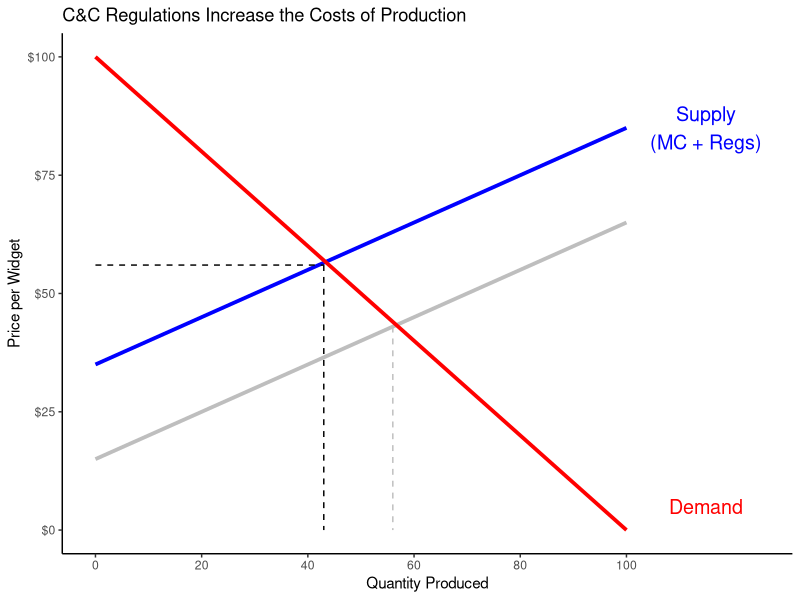
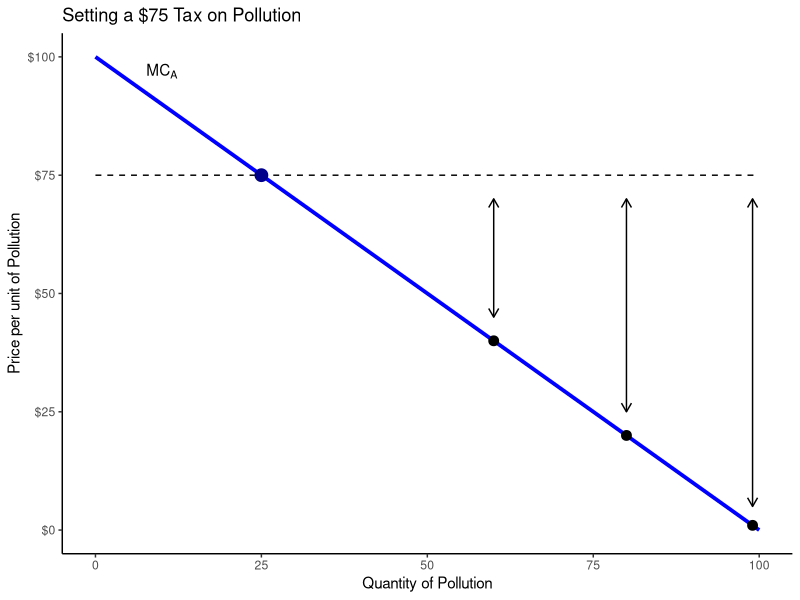
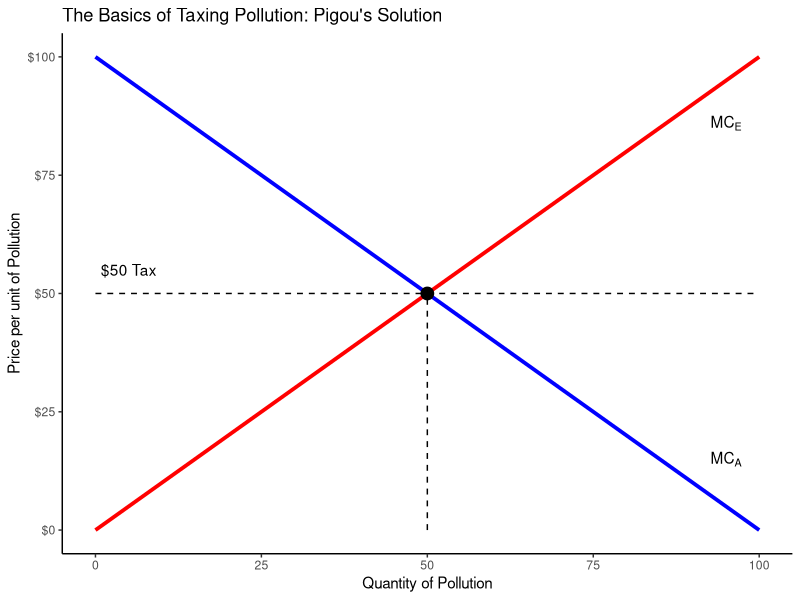
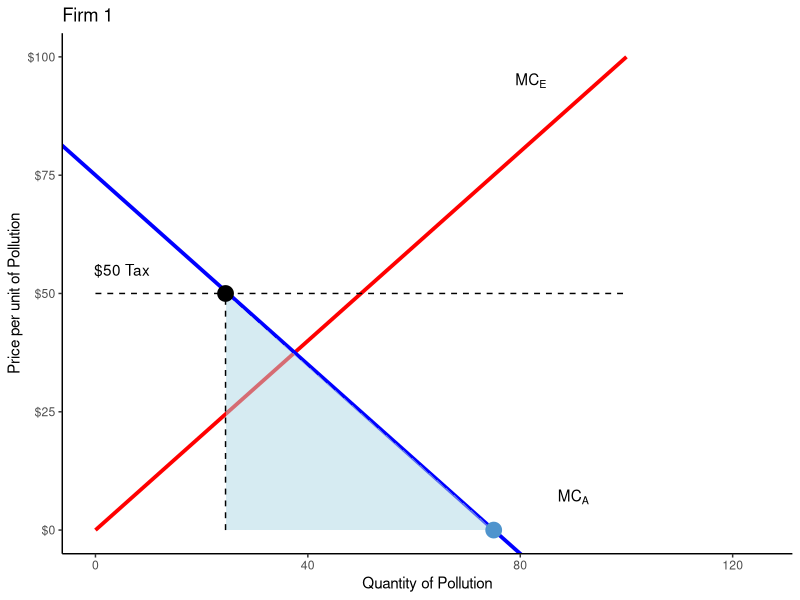
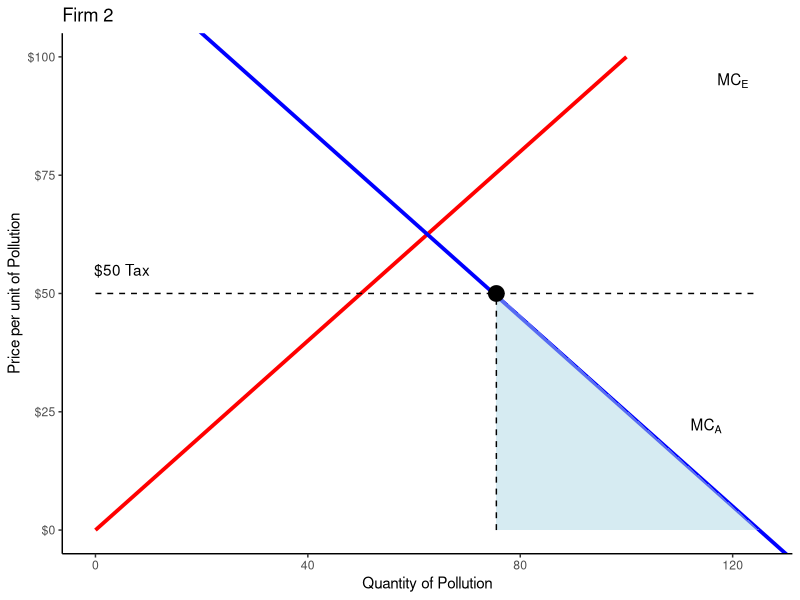
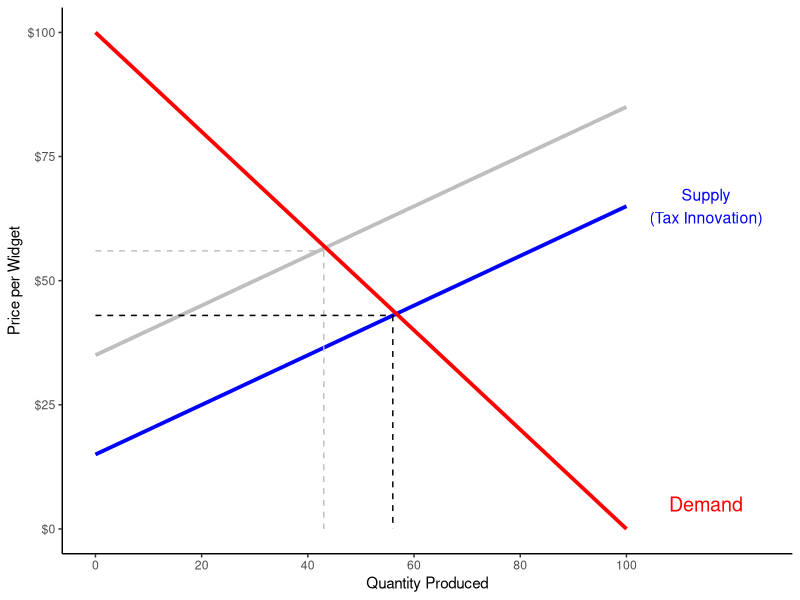
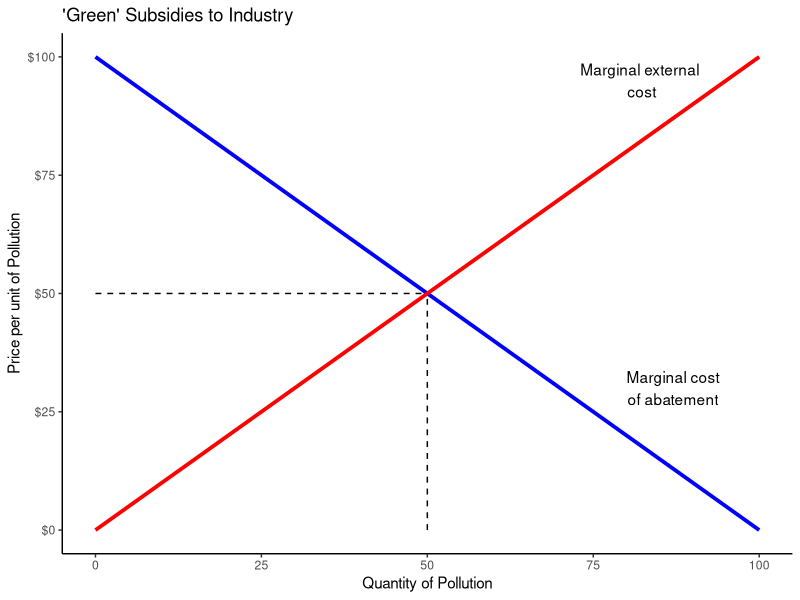
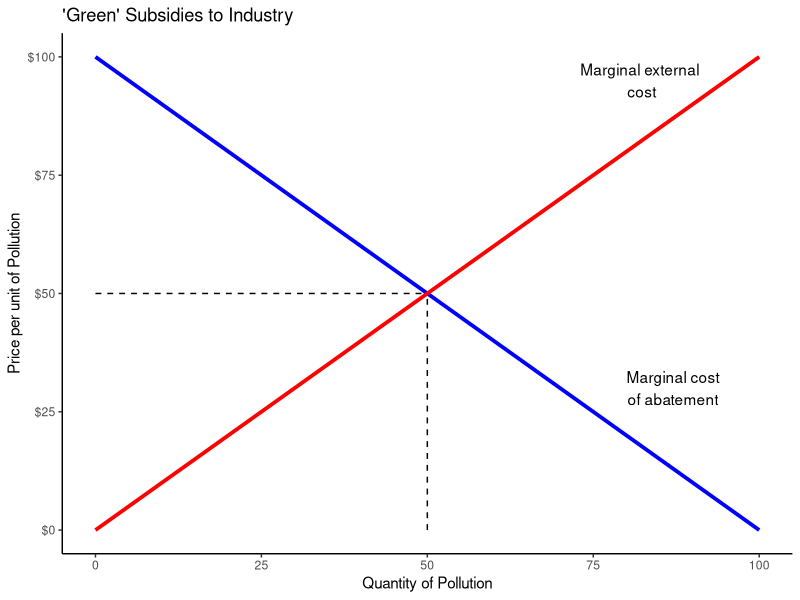

These figures' R source, in order: (Note: this script raises an error after producing the figures.)
## ---- chunk 1
##xaringan::inf_mr()
## For offline work: https://bookdown.org/yihui/rmarkdown/some-tips.html#working-offline
## Images not appearing? Put images folder inside the libs folder as that is the main data directory

library(tidyverse)
library(readxl)
##library(stargazer)
##library(kableExtra)
##library(modelr)

knitr::opts_chunk$set(echo = FALSE,
                      eval = TRUE,
                      error = FALSE,
                      message = FALSE,
                      warning = FALSE,
                      comment = NA)

library(gganimate)
## ---- chunk 2
tibble(
  Price = 1:100,
  Quantity = 100:1
) |>
  ggplot(aes(x = Quantity, y = Price)) +
  geom_point(color = "white") +
  theme_classic() +
  coord_cartesian(xlim = c(0, 125)) +
  scale_x_continuous(breaks = seq(0, 100, 20)) +
  scale_y_continuous(labels = scales::dollar_format()) +
  labs(x = "Quantity Produced", y = "Price per Widget",
       title = "C&C Regulations Increase the Costs of Production") +
  annotate("segment", x = 0, xend = 100, y = 15, yend = 65, color = "grey", linewidth = 1.3) +
  annotate("segment", x = 0, xend = 100, y = 35, yend = 85, color = "blue", linewidth = 1.3) +
  annotate("text", x = 115, y = 85, label = "Supply\n(MC + Regs)", size = 5, color = "blue", hjust = .5) +
  annotate("segment", x = 0, xend = 100, y = 100, yend = 0, color = "red", linewidth = 1.3) +
  annotate("text", x = 115, y = 5, label = "Demand", size = 5, color = "red", hjust = .5) +
  annotate("segment", x = 56, xend = 56, y = 43, yend = 0, linetype = "dashed", color = "grey") +
  annotate("segment", x = 43, xend = 43, y = 56, yend = 0, linetype = "dashed") +
  annotate("segment", x = 0, xend = 43, y = 56, yend = 56, linetype = "dashed")
## ---- chunk 3
## Hypothetical $75 tax
tibble(
  Abatement_cost = 0:100,
  Pollution = 0:100
) |>
  ggplot(aes(x = Pollution, y = Abatement_cost)) +
  geom_point(color = "white") +
  theme_classic() +
  #coord_cartesian(xlim = c(0, 125)) +
  scale_x_continuous(breaks = seq(0, 100, 25), limits = c(0,100)) +
  scale_y_continuous(breaks = seq(0, 100, 25), labels = str_c("$", seq(0, 100, 25))) +
  labs(x = "Quantity of Pollution", y = "Price per unit of Pollution")  +
  annotate("segment", x = 0, xend = 100, y = 100, yend = 0, color = "blue", size = 1.3) +
  annotate("text", x = 10, y = 97, label = "MC[A]", parse=TRUE) +
  annotate("segment", x = 0, xend = 100, y = 75, yend = 75, linetype = "dashed") +
  ggtitle("Setting a $75 Tax on Pollution") +
  annotate("point", x = 25, y = 75, color = "darkblue", size = 4) +
  annotate("segment", x = 99, xend = 99, y = 70, yend = 5, arrow = arrow(ends = "both", length = unit(0.1, "inches"))) +
  annotate("point", x = 99, y = 1, size = 3) +
  annotate("segment", x = 80, xend = 80, y = 70, yend = 25, arrow = arrow(ends = "both", length = unit(0.1, "inches"))) +
  annotate("point", x = 80, y = 20, size = 3) +
  annotate("segment", x = 60, xend = 60, y = 70, yend = 45, arrow = arrow(ends = "both", length = unit(0.1, "inches"))) +
  annotate("point", x = 60, y = 40, size = 3)
## ---- chunk 4
## Set a tax at the equilibrium, $50 per unit
tibble(
  Abatement_cost = 0:100,
  Pollution = 0:100
) |>
  ggplot(aes(x = Pollution, y = Abatement_cost)) +
  geom_point(color = "white") +
  theme_classic() +
  #coord_cartesian(xlim = c(0, 125)) +
  scale_x_continuous(breaks = seq(0, 100, 25), limits = c(0,100)) +
  scale_y_continuous(breaks = seq(0, 100, 25), labels = str_c("$", seq(0, 100, 25))) +
  labs(x = "Quantity of Pollution", y = "Price per unit of Pollution")  +
  annotate("text", x = 95, y = 15, label = "MC[A]", parse=TRUE) +
  annotate("text", x = 95, y = 86, label = "MC[E]", parse=TRUE) +
  annotate("segment", x = 0, xend = 100, y = 100, yend = 0, color = "blue", size = 1.3) +
  annotate("segment", x = 0, xend = 100, y = 0, yend = 100, color = "red", size = 1.3) +
  annotate("segment", x = 50, xend = 50, y = 0, yend = 50, linetype = "dashed") +
  annotate("segment", x = 0, xend = 100, y = 50, yend = 50, linetype = "dashed") +
  ggtitle("The Basics of Taxing Pollution: Pigou's Solution") +
  annotate("point", x = 50, y = 50, size = 4) +
  annotate("text", x = 5, y = 55, label = "$50 Tax")
## ---- chunk 5
## Niskanen examples in Fig 2a and 2b
## Green tax approach: $50 tax
tibble(
  Abatement_cost = 0:100,
  Pollution = 0:100
) |>
  ggplot(aes(x = Pollution, y = Abatement_cost)) +
  geom_point(color = "white") +
  theme_classic() +
  #coord_cartesian(xlim = c(0, 125)) +
  #scale_x_continuous(breaks = seq(0, 100, 25), limits = c(0,100)) +
  scale_y_continuous(breaks = seq(0, 100, 25), labels = str_c("$", seq(0, 100, 25))) +
  labs(x = "Quantity of Pollution", y = "Price per unit of Pollution") +
  annotate("segment", x = 0, xend = 100, y = 0, yend = 100, color = "red", linewidth = 1.3) +
  annotate("text", x = 82, y = 95, label = "MC[E]", parse=TRUE) +
  geom_abline(intercept = 75, slope = -1, color = "blue", linewidth = 1.3) +
  annotate("text", x = 90, y = 7, label = "MC[A]", parse=TRUE) +
  ggtitle("Firm 1") +
  coord_cartesian(xlim = c(0, 125)) +
  annotate("polygon", x = c(24.5, 75, 24.5), y = c(0, 0, 50), fill = "lightblue", alpha = .5) +
  annotate("point", x = 75, y = 0, size = 5, color = "steelblue3") +
  annotate("segment", x = 0, xend = 100, y = 50, yend = 50, linetype = "dashed") +
  annotate("point", x = 24.5, y = 50, size = 5) +
  annotate("segment", x = 24.5, xend = 24.5, y = 0, yend = 50, linetype = "dashed") +
  annotate("text", x = 5, y = 55, label = "$50 Tax")
## ---- chunk 6
tibble(
  Abatement_cost = 0:100,
  Pollution = 0:100
) |>
  ggplot(aes(x = Pollution, y = Abatement_cost)) +
  geom_point(color = "white") +
  theme_classic() +
  #coord_cartesian(xlim = c(0, 125)) +
  #scale_x_continuous(breaks = seq(0, 100, 25), limits = c(0,100)) +
  scale_y_continuous(breaks = seq(0, 100, 25), labels = str_c("$", seq(0, 100, 25))) +
  labs(x = "Quantity of Pollution", y = "Price per unit of Pollution") +
  annotate("segment", x = 0, xend = 100, y = 0, yend = 100, color = "red", linewidth = 1.3) +
  annotate("text", x = 120, y = 95, label = "MC[E]", parse=TRUE) +
  geom_abline(intercept = 125, slope = -1, color = "blue", linewidth = 1.3) +
  annotate("text", x = 115, y = 22, label = "MC[A]", parse=TRUE) +
  ggtitle("Firm 2") +
  coord_cartesian(xlim = c(0, 125)) +
  annotate("polygon", x = c(75.5, 125, 75.5), y = c(0, 0, 50), fill = "lightblue", alpha = .5) +
  annotate("point", x = 75.5, y = 50, size = 5) +
  annotate("segment", x = 0, xend = 125, y = 50, yend = 50, linetype = "dashed") +
  annotate("segment", x = 75.5, xend = 75.5, y = 0, yend = 50, linetype = "dashed") +
  annotate("text", x = 5, y = 55, label = "$50 Tax")
## ---- chunk 7
tibble(
  Price = 1:100,
  Quantity = 100:1
) |>
  ggplot(aes(x = Quantity, y = Price)) +
  geom_point(color = "white") +
  theme_classic() +
  coord_cartesian(xlim = c(0, 125)) +
  scale_x_continuous(breaks = seq(0, 100, 20)) +
  scale_y_continuous(labels = scales::dollar_format()) +
  labs(x = "Quantity Produced", y = "Price per Widget") +
  annotate("segment", x = 0, xend = 100, y = 15, yend = 65, color = "blue", linewidth = 1.3) +
  annotate("segment", x = 0, xend = 100, y = 35, yend = 85, color = "grey", linewidth = 1.3) +
  annotate("text", x = 115, y = 65, label = "Supply\n(Tax Innovation)", size = 4, color = "blue", hjust = .5) +
  annotate("segment", x = 0, xend = 100, y = 100, yend = 0, color = "red", linewidth = 1.3) +
  annotate("text", x = 115, y = 5, label = "Demand", size = 5, color = "red", hjust = .5) +
  annotate("segment", x = 56, xend = 56, y = 43, yend = 0, linetype = "dashed") +
  annotate("segment", x = 43, xend = 43, y = 56, yend = 0, linetype = "dashed", color = "grey") +
  annotate("segment", x = 0, xend = 43, y = 56, yend = 56, linetype = "dashed", color = "grey") +
  annotate("segment", x = 0, xend = 56, y = 43, yend = 43, linetype = "dashed")
## ---- chunk 8
tibble(
  Abatement_cost = 0:100,
  Pollution = 0:100
) |>
  ggplot(aes(x = Pollution, y = Abatement_cost)) +
  geom_point(color = "white") +
  theme_classic() +
  scale_y_continuous(breaks = seq(0, 100, 25), labels = str_c("$", seq(0, 100, 25))) +
  labs(x = "Quantity of Pollution", y = "Price per unit of Pollution") +
  annotate("segment", x = 0, xend = 100, y = 100, yend = 0, color = "blue", linewidth = 1.3) +
  annotate("text", x = 87, y = 30, label = "Marginal cost\nof abatement") +
  annotate("segment", x = 0, xend = 100, y = 0, yend = 100, color = "red", linewidth = 1.3) +
  annotate("text", x = 82, y = 95, label = "Marginal external\n cost") +
  annotate("segment", x = 50, xend = 50, y = 0, yend = 50, linetype = "dashed") +
  annotate("segment", x = 0, xend = 50, y = 50, yend = 50, linetype = "dashed") +
  ggtitle("'Green' Subsidies to Industry")
## ---- chunk 9
tibble(
  Abatement_cost = 0:100,
  Pollution = 0:100
) |>
  ggplot(aes(x = Pollution, y = Abatement_cost)) +
  geom_point(color = "white") +
  theme_classic() +
  scale_y_continuous(breaks = seq(0, 100, 25), labels = str_c("$", seq(0, 100, 25))) +
  labs(x = "Quantity of Pollution", y = "Price per unit of Pollution") +
  annotate("segment", x = 0, xend = 100, y = 100, yend = 0, color = "blue", linewidth = 1.3) +
  annotate("text", x = 87, y = 30, label = "Marginal cost\nof abatement") +
  annotate("segment", x = 0, xend = 100, y = 0, yend = 100, color = "red", linewidth = 1.3) +
  annotate("text", x = 82, y = 95, label = "Marginal external\n cost") +
  annotate("segment", x = 50, xend = 50, y = 0, yend = 50, linetype = "dashed") +
  annotate("segment", x = 0, xend = 50, y = 50, yend = 50, linetype = "dashed") +
  ggtitle("'Green' Subsidies to Industry")
## ---- chunk 10
## Cleaner Firm: Animate increasing demand line
d10b <- tibble(
  Quantity = 1:100,
  Demand1 = 100 - 1*Quantity,
  Demand2 = 120 - 1*Quantity,
  Supply = 0 + 1*Quantity
) |>
  pivot_longer(cols = Demand1:Demand2, names_to = "Scenario", values_to = "Value")

d10b |>
  ggplot(aes(x = Quantity)) +
  annotate("segment", x = 0, xend = 100, y = 100, yend = 0, color = "darkgrey", linewidth = 1.25) +
  geom_line(aes(y = Value), color = "red", linewidth = 1.2) +
  geom_line(aes(y = Supply), color = "blue", linewidth = 1.2) +
  theme_classic() +
  coord_cartesian(xlim = c(0, 125)) +
  scale_x_continuous(breaks = seq(0, 100, 20)) +
  scale_y_continuous(breaks = seq(0, 100, 20), limits = c(0, 100)) +
  labs(x = "Quantity Produced", y = "Price per Widget",
       title = "Boosting a Clean Firm") +
  annotate("text", x = 115, y = 5, label = "Demand", size = 5, color = "red", hjust = .5) +
  annotate("text", x = 119, y = 85, label = "Supply\n(MC)", size = 5, color = "blue", hjust = .5) +
  transition_states(Scenario, wrap=FALSE)
## ---- chunk 11
knitr::include_graphics('libs/Images/12-1-consumers_v2.png')
## ---- chunk 12
knitr::include_graphics('libs/Images/12-1-manufacturing_v2.png')
## ---- chunk 13
knitr::include_graphics('libs/Images/12-1-Borenstein2016-FigA.png')
## ---- chunk 14
knitr::include_graphics('libs/Images/12-1-Borenstein2016-FigC.png')
## ---- chunk 15
## Non-refundable $1,000 Credit
nonref <- tibble(
  Policy = "Non-refundable",
  Taxes = seq(0, 2000, 100),
  Subsidy = 1000
  ) |>
  mutate(
    Net = if_else(Taxes - Subsidy < 0, Taxes, Subsidy)
  )

nonref |>
  ggplot(aes(x = Taxes, y = Net)) +
  geom_line(color = "red", linewidth = 1.2) +
  labs(x = "Taxes Owed ($)", y = "Subsidy Received ($)",
       title = "Hypothetical $1k 'Green' Subsidy'") +
  theme_minimal() +
  annotate("text", x = 1800, y = 900, label = "Non-Refundable", color = "red")
## ---- chunk 16
## Non-refundable $1,000 Credit
nonref <- tibble(
  Policy = "Non-refundable",
  Taxes = seq(0, 2000, 100),
  Subsidy = 1000
  ) |>
  mutate(
    Net = if_else(Taxes - Subsidy < 0, Taxes, Subsidy)
  )

nonref |>
  ggplot(aes(x = Taxes, y = Net)) +
  geom_line(color = "red", linewidth = 1.2) +
  labs(x = "Taxes Owed ($)", y = "Subsidy Received ($)",
       title = "Hypothetical $1k 'Green' Subsidy'") +
  theme_minimal() +
  annotate("text", x = 1800, y = 900, label = "Non-Refundable", color = "red")
## ---- chunk 17
library(readxl)
d <- read_excel("libs/Data/TaxPolicyCenter_No_Tax_2021.xlsx") |>
  mutate(
    Row = 1:11, 
    pct_nonpaying = pct_nonpaying/100,
    pct_joint = pct_joint/100,
    pct_wchildren = pct_wchildren/100
  )

d |>
  ggplot(aes(x = reorder(Income, Row), y = pct_nonpaying)) +
  geom_col(fill = "darkblue") +
  geom_hline(yintercept = seq(.25, .75, .25), color = "white") +
  coord_flip() +
  theme_minimal() +
  labs(x = "Income Level", y = "",
       title = "All Tax Units with Zero Income Tax (2021)",
       caption = "Source: Tax Policy Center") +
  scale_y_continuous(labels = scales::percent_format())
## ---- chunk 18
d |>
  pivot_longer(cols = c(pct_nonpaying, pct_wchildren), names_to = "Category", values_to = "Values") |>
  mutate(
    Category = if_else(Category == "pct_wchildren", "With Children", "All Filers")
  ) |>
  ggplot(aes(x = reorder(Income, Row), y = Values, fill = Category)) +
  geom_col(position = "dodge") +
  geom_hline(yintercept = seq(.25, .75, .25), color = "white") +
  coord_flip() +
  theme_minimal() +
  labs(x = "Income Level", y = "",
       title = "All Tax Units with Zero Income Tax (2021)",
       caption = "Source: Tax Policy Center",
       fill = "") +
  scale_y_continuous(labels = scales::percent_format()) +
  scale_fill_manual(values = c("red", "blue"))  +
  guides(fill = guide_legend(reverse = TRUE))
## ---- chunk 19
## Non-refundable $1,000 Credit
ref <- tibble(
  Policy = "Refundable",
  Taxes = seq(0, 2000, 100),
  Subsidy = 1000
  ) |>
  mutate(
    Net = 1000
  )

rbind(nonref, ref) |>
  ggplot(aes(x = Taxes, y = Net, color = Policy, linetype = Policy)) +
  geom_line(linewidth = 1.2) +
  labs(x = "Taxes Owed ($)", y = "Subsidy Received ($)",
       title = "Hypothetical $1k 'Green' Subsidy'") +
  theme_minimal() +
  annotate("text", x = 1800, y = 900, label = "Non-Refundable", color = "red") +
    annotate("text", x = 200, y = 900, label = "Refundable", color = "blue") +
  guides(color = "none", linetype = "none") +
  scale_color_manual(values = c("red", "blue"))
